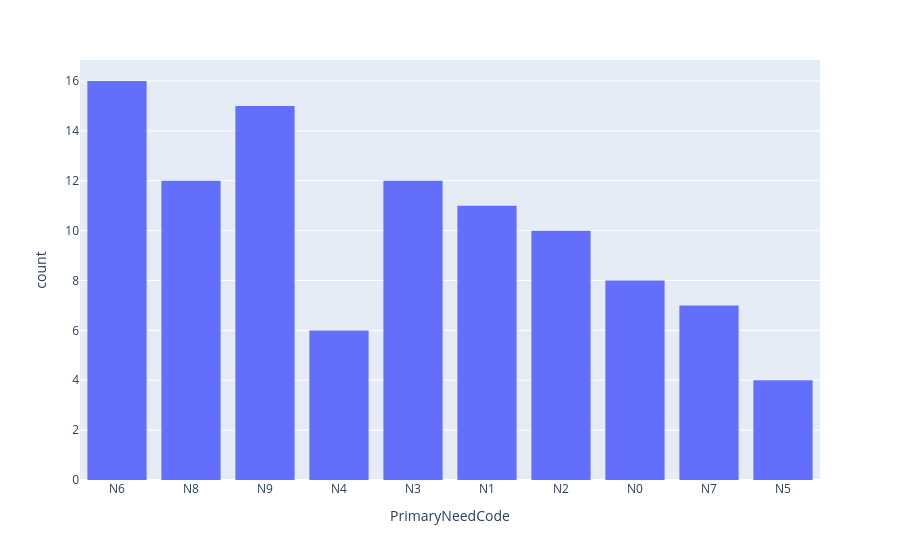

Write notebook code for a chart like this one.
### Code cell
# Let's look at making a plot
# A lot are called histograms (continuous data) but are bar charts (categorical data)

# primary need code - pnc
pnc_bar = px.histogram(cin,
                       x='PrimaryNeedCode')

pnc_bar.show()

# Bars are not joined

### Figure 1 — Plotly figure (JSON) as saved in the notebook; plotly's stock layout.template omitted (floating-point values rounded to 4 significant figures)
{"data": [{"bingroup": "x", "hovertemplate": "PrimaryNeedCode=%{x}<br>count=%{y}<extra></extra>", "legendgroup": "", "marker": {"color": "#636efa", "pattern": {"shape": ""}}, "name": "", "orientation": "v", "showlegend": false, "type": "histogram", "x": ["N6", "N8", "N9", "N4", "N9", "N3", "N3", "N8", "N6", "N9", "N1", "N6", "N6", "N8", "N6", "N9", "N2", "N8", "N1", "N6", "N0", "N3", "N8", "N7", "N0", "N9", "N6", "N3", "N3", "N9", "N9", "N4", "N5", "N0", "N4", "N8", "N6", "N5", "N2", "N7", "N0", "N1", "N6", "N2", "N1", "N1", "N4", "N6", "N7", "N8", "N8", "N7", "N1", "N0", "N3", "N2", "N3", "N8", "N8", "N9", "N5", "N0", "N6", "N3", "N2", "N3", "N6", "N5", "N1", "N9", "N2", "N0", "N9", "N0", "N2", "N1", "N2", "N7", "N1", "N9", "N3", "N3", "N8", "N8", "N6", "N2", "N1", "N3", "N9", "N7", "N1", "N4", "N6", "N7", "N2", "N6", "N4", "N9", "N6", "N9", "N9"], "xaxis": "x", "yaxis": "y"}], "layout": {"barmode": "relative", "legend": {"tracegroupgap": 0}, "margin": {"t": 60}, "xaxis": {"anchor": "y", "domain": [0, 1], "title": {"text": "PrimaryNeedCode"}}, "yaxis": {"anchor": "x", "domain": [0, 1], "title": {"text": "count"}}}}
